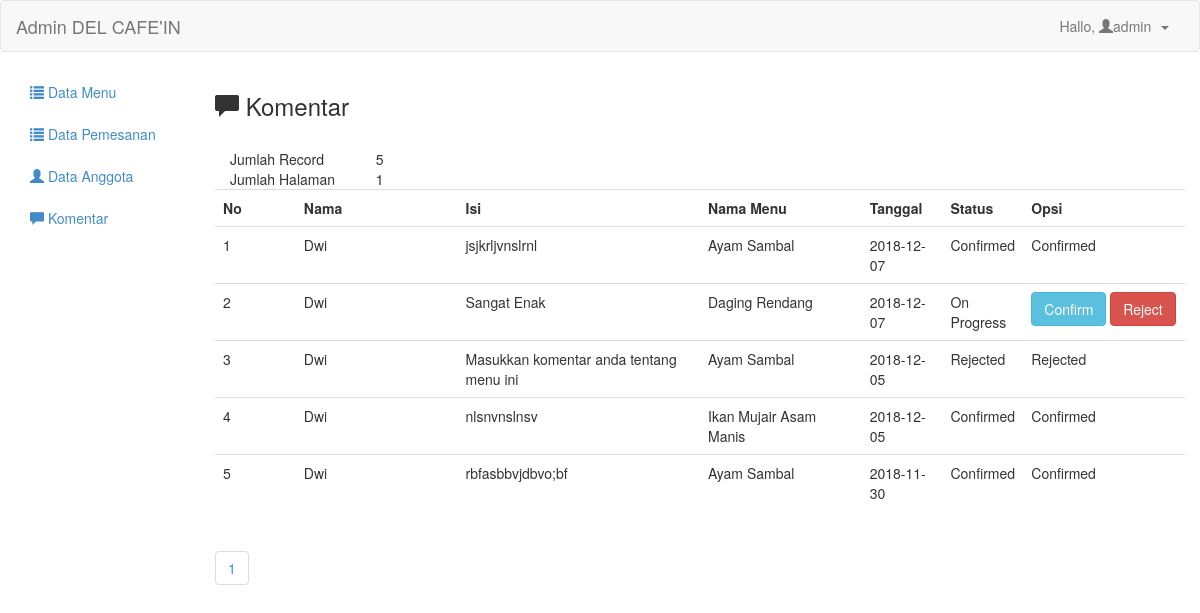
Page /admin/testimoni.php (signed in) on the committed database.
### tables this page shows
CREATE TABLE `komentar` (
  `id_komentar` int(11) NOT NULL,
  `id_user` int(11) NOT NULL,
  `id_produk` int(11) NOT NULL,
  `isi` text NOT NULL,
  `tanggal` date NOT NULL,
  `status` varchar(30) NOT NULL
);

CREATE TABLE `users` (
  `id_user` int(11) NOT NULL,
  `nama` varchar(100) NOT NULL,
  `alamat` varchar(100) NOT NULL,
  `email` varchar(100) NOT NULL,
  `nohp` varchar(15) NOT NULL,
  `username` varchar(100) NOT NULL,
  `password` varchar(100) NOT NULL,
  `role` int(3) NOT NULL
);

CREATE TABLE `makanan` (
  `id_produk` int(11) NOT NULL,
  `nama` varchar(100) NOT NULL,
  `harga` int(10) NOT NULL,
  `qty` int(9) NOT NULL,
  `keterangan` varchar(500) NOT NULL,
  `gambar` varchar(45) NOT NULL,
  `id_kategori` int(11) NOT NULL
);

### admin/testimoni.php (the view)
<?php
include 'header.php';
include 'config.php';
?>
<h3><span class="glyphicon glyphicon-comment"></span> Komentar </h3>
<br/>
<?php
$per_hal=10;
$jumlah_record=mysqli_query($koneksi, "SELECT * from komentar");
$jum=mysqli_num_rows($jumlah_record);
$halaman=ceil($jum / $per_hal);
$page = (isset($_GET['page'])) ? (int)$_GET['page'] : 1;
$start = ($page - 1) * $per_hal;
?>
<div class="col-md-12">
	<table class="col-md-2">
		<tr>
			<td>Jumlah Record</td>
			<td><?php echo $jum; ?></td>
		</tr>
		<tr>
			<td>Jumlah Halaman</td>
			<td><?php echo $halaman; ?></td>
		</tr>
	</table>
</div>
<table class="table table-hover">
	<tr>
		<th class="col-md-1">No</th>
		<th class="col-md-2">Nama</th>
		<th class="col-md-3">Isi</th>
		<th class="col-md-2">Nama Menu </th>
		<th class="col-md-1">Tanggal</th>
		<th class="col-md-1">Status</th>
		<th class="col-md-3">Opsi</th>
	</tr>
	<?php
	$testi=mysqli_query($koneksi, "SELECT * FROM komentar ORDER BY id_komentar DESC limit $start, $per_hal");
	$no=1;
	while($t=mysqli_fetch_assoc($testi)){
		?>
		<tr>
			<td><?php echo $no++ ?></td>
			<td><?php
				$id_user = $t['id_user'];
				$user = mysqli_query($koneksi, "SELECT * FROM users WHERE id_user = '$id_user'");
				$u = mysqli_fetch_assoc($user);
				echo $u['nama'];
			?></td>
			<td><?php echo $t['isi'] ?></td>
			<td>
				<?php
					$id_produk = $t['id_produk'];
					$makanan = mysqli_query($koneksi, "SELECT * FROM makanan WHERE id_produk = '$id_produk'");
					$p = mysqli_fetch_assoc($makanan);
					echo $p['nama'];
				?>
			</td>
			<td><?php echo $t['tanggal'] ?></td>
			<td><?php echo $t['status'] ?></td>
			<td>
			<?php
				if($t['status'] == 'Confirmed'){
					echo 'Confirmed';
				}else if($t['status'] == 'Rejected'){
					echo 'Rejected';
				}else{
			?>
			<a href="confrim_testimoni.php?id=<?php echo $t['id_komentar']; ?>" class="btn btn-info">Confirm</a>
			<a href="reject_testimoni.php?id=<?php echo $t['id_komentar']; ?>" class="btn btn-danger">Reject</a>
			</td>
		</tr>
		<?php
	}
	}
	?>
</table>
<ul class="pagination">
	<?php
		for($x=1;$x<=$halaman;$x++){
			?>
			<li><a href="?page=<?php echo $x ?>"><?php echo $x ?></a></li>
			<?php
		}
	?>
</ul>
<?php
include 'footer.php';
?>

### rows in the picture
komentar: id_user.nama "Dwi", isi "jsjkrljvnslrnl", id_produk.nama "Ayam Sambal", tanggal "2018-12-07", status "Confirmed"
komentar: id_user.nama "Dwi", isi "Sangat Enak", id_produk.nama "Daging Rendang", tanggal "2018-12-07", status "On Progress"
komentar: id_user.nama "Dwi", isi "Masukkan komentar anda tentang menu ini", id_produk.nama "Ayam Sambal", tanggal "2018-12-05", status "Rejected"
komentar: id_user.nama "Dwi", isi "nlsnvnslnsv", id_produk.nama "Ikan Mujair Asam Manis", tanggal "2018-12-05", status "Confirmed"
komentar: id_user.nama "Dwi", isi "rbfasbbvjdbvo;bf", id_produk.nama "Ayam Sambal", tanggal "2018-11-30", status "Confirmed"

### other values in the picture
$_SESSION['username'] "admin"
$jum "5"
$halaman "1"
